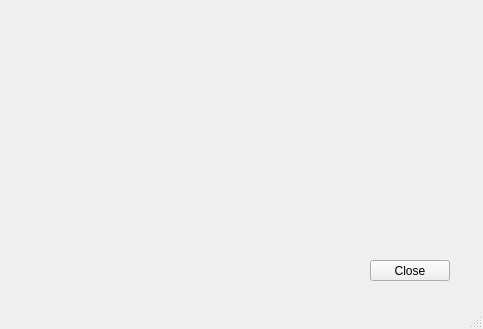
<?xml version="1.0" encoding="UTF-8"?>
<ui version="4.0">
 <class>information</class>
 <widget class="QMainWindow" name="information">
  <property name="geometry">
   <rect>
    <x>0</x>
    <y>0</y>
    <width>483</width>
    <height>329</height>
   </rect>
  </property>
  <property name="windowTitle">
   <string>Инфо окно</string>
  </property>
  <widget class="QWidget" name="centralwidget">
   <widget class="QPushButton" name="close">
    <property name="geometry">
     <rect>
      <x>370</x>
      <y>260</y>
      <width>80</width>
      <height>21</height>
     </rect>
    </property>
    <property name="text">
     <string>Close</string>
    </property>
   </widget>
  </widget>
  <widget class="QStatusBar" name="statusbar"/>
 </widget>
 <resources/>
 <connections/>
</ui>
